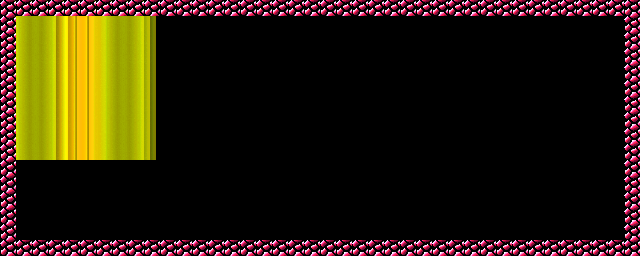

Below is a game level as drawn by its tile map, then a one-line description and the .tmx that defines it (tile-layer data replaced by summaries):
An orthogonal 40x16 tile map with 16x16 px tiles, 1 tile layer (edge tiles), 3 image layers and 30 objects (24x EnemyBird, Player, LevelChanger).

<map version="1.0" tiledversion="v1.0.3-399-ge7b903e" orientation="orthogonal" renderorder="right-down" width="40" height="16" tilewidth="16" tileheight="16" infinite="0" nextobjectid="275">
 <tileset firstgid="1" name="tilemap" tilewidth="16" tileheight="16" tilecount="256" columns="16">
  <image source="../image/tilemap.png" width="256" height="256" />
 </tileset>
 <imagelayer name="Parallax_layer1" opacity="0.7" offsetx="6" offsety="0">
  <image source="../image/bg20.png" width="144" height="160" />
  <properties>
   <property name="ratio" value="1" />
  </properties>
 </imagelayer>
 <imagelayer name="Parallax_layer2">
  <image source="../image/bg20.png" width="144" height="160" />
  <properties>
   <property name="ratio" value="0.75" />
  </properties>
 </imagelayer>
 <imagelayer name="Parallax_layer3" opacity="0.5" offsetx="12" offsety="0">
  <image source="../image/bg20.png" width="144" height="160" />
  <properties>
   <property name="ratio" value="1.33" />
  </properties>
 </imagelayer>
 <objectgroup name="entities">
  <object id="1" name="Player" x="28.5" y="67" width="16" height="16" />
  <object id="38" name="Path" type="EnemyBird" x="244.273" y="206.864">
   <polyline points="3.33333,-53.3333 -22,-30 -160.333,-16.3333" />
  </object>
  <object id="51" name="Path" type="EnemyBird" x="517.921" y="195.309">
   <polyline points="3.33333,-53.3333 -22,-30 -160.333,-16.3333" />
  </object>
  <object id="52" name="Path" type="EnemyBird" x="511.181" y="129.751">
   <polyline points="3.33333,-53.3333 -22,-30 -84.333,-21.3333" />
  </object>
  <object id="94" name="Path" type="EnemyBird" x="238.5" y="114">
   <polyline points="3.33333,-53.3333 -22,-30 -160.333,-16.3333" />
  </object>
  <object id="95" name="Path" type="EnemyBird" x="234" y="104">
   <polyline points="3.33333,-53.3333 -22,-30 -160.333,-16.3333" />
  </object>
  <object id="96" name="Path" type="EnemyBird" x="229" y="95">
   <polyline points="3.33333,-53.3333 -22,-30 -160.333,-16.3333" />
  </object>
  <object id="97" name="Path" type="EnemyBird" x="223.5" y="85.5">
   <polyline points="3.33333,-53.3333 -22,-30 -160.333,-16.3333" />
  </object>
  <object id="98" name="Path" type="EnemyBird" x="217" y="78">
   <polyline points="3.33333,-53.3333 -22,-30 -160.333,-16.3333" />
  </object>
  <object id="108" name="Path" type="EnemyBird" x="258" y="125.5">
   <polyline points="0,0 -25,0" />
  </object>
  <object id="109" name="Path" type="EnemyBird" x="253" y="110.5">
   <polyline points="0,0 -25,0" />
  </object>
  <object id="110" name="Path" type="EnemyBird" x="255" y="134">
   <polyline points="0,0 -25,0" />
  </object>
  <object id="120" name="Path" type="EnemyBird" x="433.5" y="90">
   <polyline points="0,0 -25,0" />
  </object>
  <object id="121" name="Path" type="EnemyBird" x="381" y="133.5">
   <polyline points="0,0 -25,0" />
  </object>
  <object id="122" name="Path" type="EnemyBird" x="390.5" y="112.5">
   <polyline points="0,0 -69.5,0" />
  </object>
  <object id="126" name="Path" type="EnemyBird" x="533" y="48">
   <polyline points="0,0 -25,0" />
  </object>
  <object id="127" name="Path" type="EnemyBird" x="503" y="66.5">
   <polyline points="0,0 -25,0" />
  </object>
  <object id="129" name="Path" type="EnemyBird" x="465" y="24">
   <polyline points="0,0 -42,24 -80.5,30.5 -109.5,19 -133.5,36 -144.5,97.5" />
  </object>
  <object id="244" name="Path" type="EnemyBird" x="484.5" y="84">
   <polyline points="0,0 -25,0" />
  </object>
  <object id="252" name="Path" type="EnemyBird" x="517.559" y="184.803">
   <polyline points="0,0 -25,0" />
  </object>
  <object id="253" name="Path" type="EnemyBird" x="531.734" y="219.562">
   <polyline points="0,0 -207.04,0" />
  </object>
  <object id="254" name="Path" type="EnemyBird" x="419.319" y="99.7695">
   <polyline points="0,0 -25,0" />
  </object>
  <object id="255" name="Path" type="EnemyBird" x="273.5" y="97">
   <polyline points="0,0 -25,0" />
  </object>
  <object id="256" name="Path" type="EnemyBird" x="536" y="128.5">
   <polyline points="0,0 -25,0" />
  </object>
  <object id="273" name="LevelChanger" x="544.341" y="32.0722" width="74" height="202.706">
   <properties>
    <property name="nextLevel" value="21boss16" />
   </properties>
  </object>
  <object id="274" name="Path" type="EnemyBird" x="295.247" y="215.757">
   <polyline points="0,0 -28.6595,-15.1409 -43.2596,-2.70373 -54.0745,-16.7631 -67.0524,-3.78522 -83.8155,-15.6816 -101.119,-3.78522 -109.231,-13.5186 -125.994,-1.62224 -139.512,-13.5186 -153.572,1.08149 -160.601,-9.19267 -142.757,-25.415 -127.075,-18.9261 -111.394,-25.9558 -81.6525,-25.9558 -43.8004,-30.8225 -15.6816,-29.741 24.8743,-31.3632 1.08149,0" />
  </object>
 </objectgroup>
 <layer name="edge tiles" width="40" height="16">
  <data>[640 cells, 108 non-empty, 1 distinct tile ids]</data>
 </layer>
 <objectgroup color="#ff0000" name="collision layer" opacity="0.79">
  <object id="16" x="0" y="0" width="640.799" height="16" />
  <object id="17" x="0.0464813" y="238.396" width="640.634" height="17.172" />
  <object id="33" x="0.666663" y="0" width="15.3333" height="255.513" />
  <object id="272" x="625.008" y="8.79316" width="15.3333" height="247.059" />
 </objectgroup>
</map>
